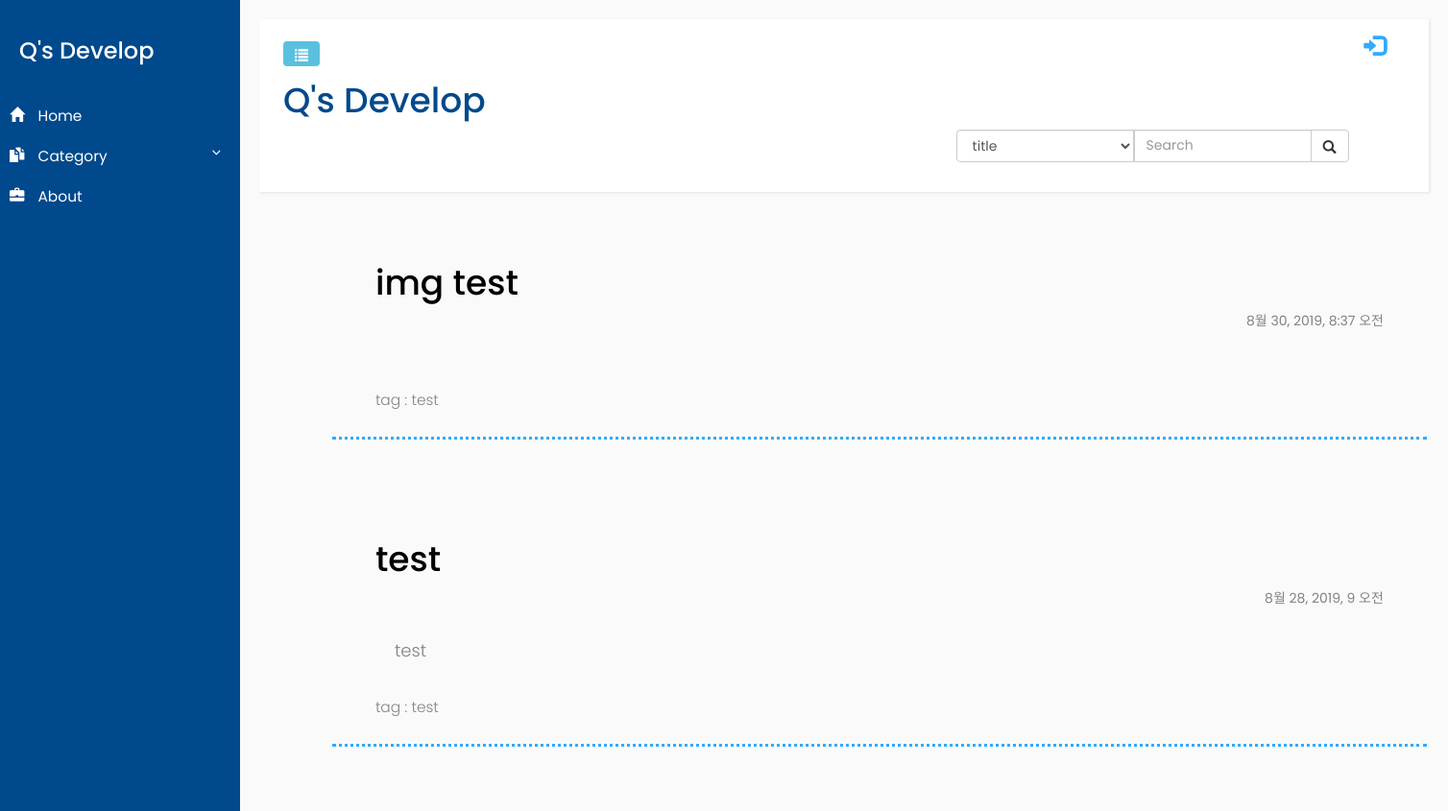
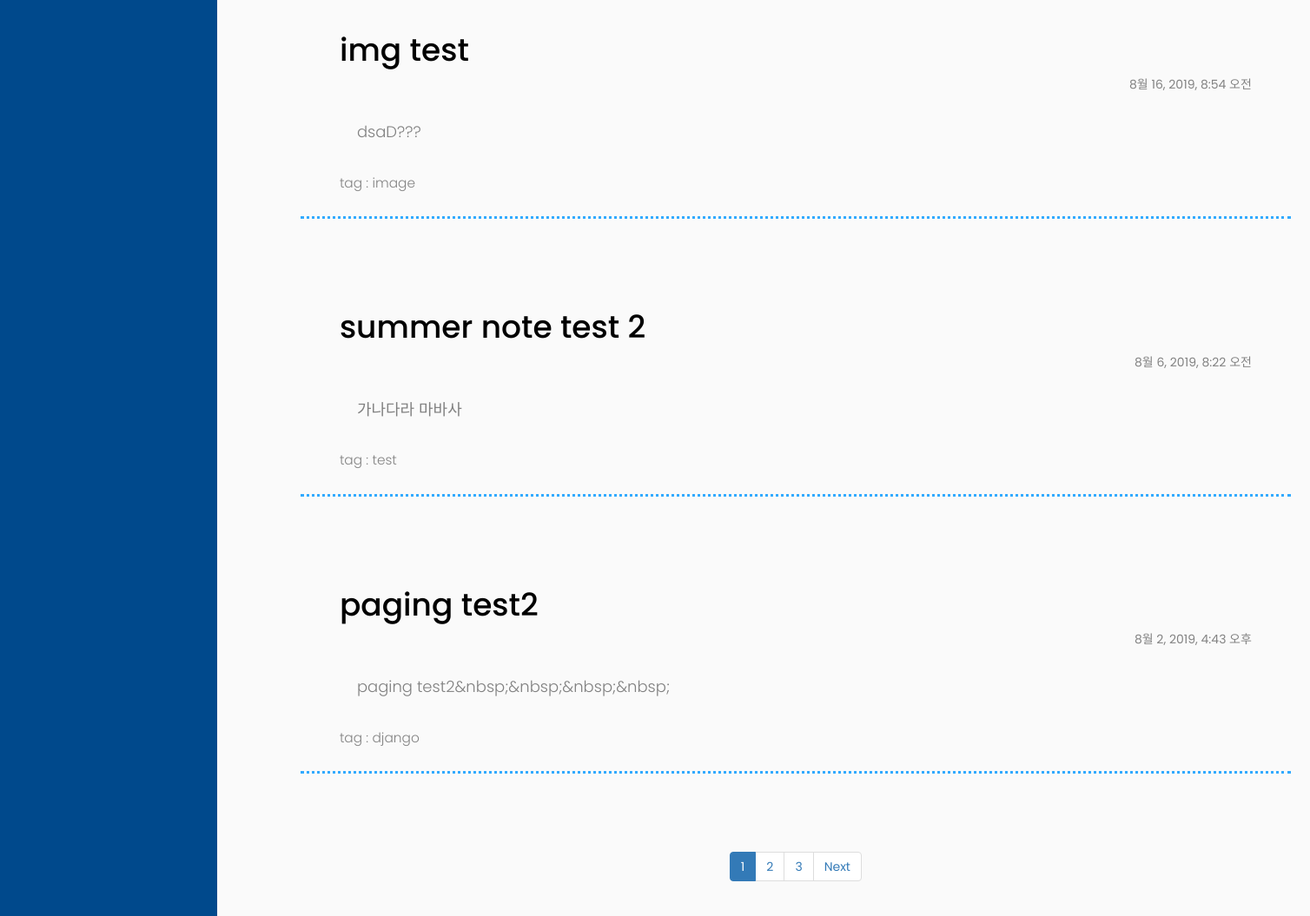
The page / on the database its author committed (2 pictures, top to bottom).
### blog/models.py (models this page shows, shortened)
class Post(models.Model):
    author = models.ForeignKey('auth.User',on_delete=models.CASCADE,)
    title = models.CharField(max_length=200)
    text = models.TextField()
    category = models.CharField(max_length=200)
    created_date = models.DateTimeField(default = timezone.now)
    published_date = models.DateTimeField(blank = True, null=True)

### blog/views.py (the view, shortened to what this page needs)
# urls.py: path('', views.post_list, name='post_list'),
def post_list(request):
    posts_for_category = Post.objects.exclude(title__exact='').values('category').order_by('-published_date')
    posts = Post.objects.exclude(title__exact='').filter( published_date__lte = timezone.now()).order_by('-published_date')
    tmp_posts_for_category = posts_for_category.values('category')
    category_lst = pd.unique(pd.DataFrame.from_records(tmp_posts_for_category)['category'])
    paginator = Paginator(posts,5)
    page = request.GET.get('page')
    posts = paginator.get_page(page)
    return render(request, 'blog/post_list.html',{
            'posts':posts,
            'posts_for_category':category_lst
        })

### blog/templates/blog/post_list.html (shortened to what this page needs)
{% extends "blog/base.html" %}
{% load static %}
{% load comm_ui %}
{% block content%}
<link rel="stylesheet" href="{% static 'blog/css/blog_list.css'%}">
    {% for post in posts %}
        <div class ="post card-body px-lg-5 pt-0">
            <a class="post_link" href="{% url 'blog:post_detail' pk=post.pk %}">
                <div><h1>{{ post.title }}</h1> <span id='date'>{{post.published_date}}</span></div>
                <p id='contents'>{{post.text|striptags}}</p>
                <p id='category' >tag : {{post.category}}</p>
            </a>
        </div>
    {% endfor%}
    <div class="lst_paging">
        <nav>
            <ul class="pagination">
                {% for i in posts.paginator.page_range %}
                    {% if posts.number ==  i %}
                        <li class="page-item active">
                            <a class="page-link" href="?page={{i}}">{{i}}</a>
                        </li>
                    {% else %}
                        <li class="page-item">
                            <a class="page-link" href="?page={{i}}">{{i}}</a>
                        </li>
                    {% endif %}
                {% endfor %}
                {% if posts.has_next %}
                <li class="page-item">
                    <a class="page-link" href="?page={{posts.next_page_number}}">Next</a>
                </li>
                {% endif %}
            </ul>
        </nav>
    </div>
{% endblock %}

### blog/static/blog/css/blog_frame.css (style rules this page uses)
body { font-family: 'Poppins', sans-serif; background: #fafafa; }
p { font-family: 'Poppins', sans-serif; font-size: 1.1em; font-weight: 300; line-height: 1.7em; color: #999; }
a, a:hover, a:focus { color: inherit; text-decoration: none; transition: all 0.3s; }
i, span { display: inline-block; }

### blog/static/blog/css/blog_list.css (style rules this page uses)
.post { position: relative; margin-bottom: 70px; padding:15px; border-color: #32AAFF; border-bottom-style: dotted; }
.post a div { display: inline-block; width: 100%; padding-bottom: 30px; }
.post #date { color: #828282; float: right; padding-right: 30px; }
.post h1 { color: #000000; padding-left: 30px; }
.post #contents { text-align: left; padding-bottom: 20px; padding-left: 50px; color: #808080; font-size: large; }
.post #category { color: #838383; padding-left: 30px; }
.lst_paging { text-align: center; }

### rows shown on the page
Post: title "img test", published_date "8월 30, 2019, 8:37 오전", category "test"
Post: title "test", published_date "8월 28, 2019, 9 오전", text "test", category "test"
Post: title "img test", published_date "8월 16, 2019, 8:54 오전", text "dsaD???", category "image"
Post: title "summer note test 2", published_date "8월 6, 2019, 8:22 오전", text "가나다라 마바사", category "test"
Post: title "paging test2", published_date "8월 2, 2019, 4:43 오후", text "paging test2&nbsp;&nbsp;&nbsp;&nbsp;", category "django"

### other values the page prints
{{ i }} "1"
{{ i }} "2" "3"
